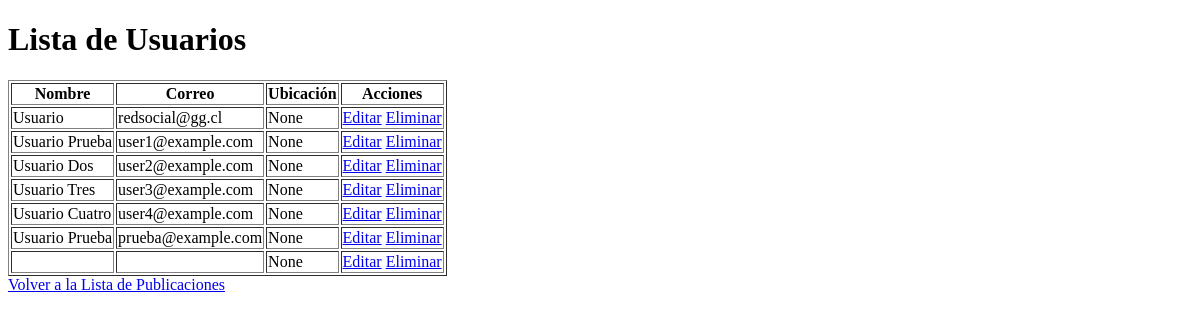
The app's page /usuario/ (signed in), older data.
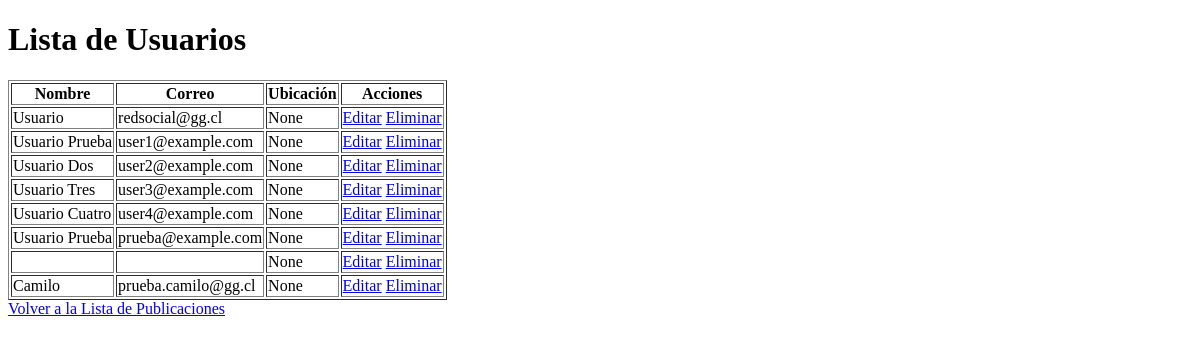
The same page, newer data.
### usuario/models.py (models this page shows, shortened)
class Usuario(AbstractUser):
    nombre = models.CharField(max_length=150)
    correo = models.EmailField(unique=True)
    ubicacion = models.CharField(max_length=255, blank=True, null=True)
    USERNAME_FIELD = 'correo'
    REQUIRED_FIELDS = ['username', 'nombre']

### usuario/views.py (the view)
# urls.py: path('', views.usuario_list, name='usuario_list'),  # Descomentar esta línea
@user_passes_test(is_superuser)
def usuario_list(request):
    usuarios = Usuario.objects.all()
    return render(request, 'usuario_list.html', {'usuarios': usuarios})

### usuario/views.py (called while the page is built)
def is_superuser(user):
    return user.is_superuser

### usuario/templates/usuario_list.html (shortened to what this page needs)
<!DOCTYPE html>
<html lang="es">
<head>
</head>
<body>
    <h1>Lista de Usuarios</h1>
    <table border="1">
        <thead>
            <tr>
                <th>Nombre</th>
                <th>Correo</th>
                <th>Ubicación</th>
                <th>Acciones</th>
            </tr>
        </thead>
        <tbody>
            {% for usuario in usuarios %}
                <tr>
                    <td>{{ usuario.nombre }}</td>
                    <td>{{ usuario.correo }}</td>
                    <td>{{ usuario.ubicacion }}</td>
                    <td>
                        <a href="{% url 'usuario_edit' usuario.id %}">Editar</a>
                        <a href="{% url 'usuario_delete' usuario.id %}">Eliminar</a>
                    </td>
                </tr>
            {% empty %}
                <tr>
                    <td colspan="4">No hay usuarios disponibles.</td>
                </tr>
            {% endfor %}
        </tbody>
    </table>
    <a href="{% url 'publicacion_list' %}">Volver a la Lista de Publicaciones</a>
</body>
</html>

Row changes from the older to the newer data that the page shows:
added Usuario: nombre "Camilo", correo "prueba.camilo@gg.cl", ubicacion "None"
